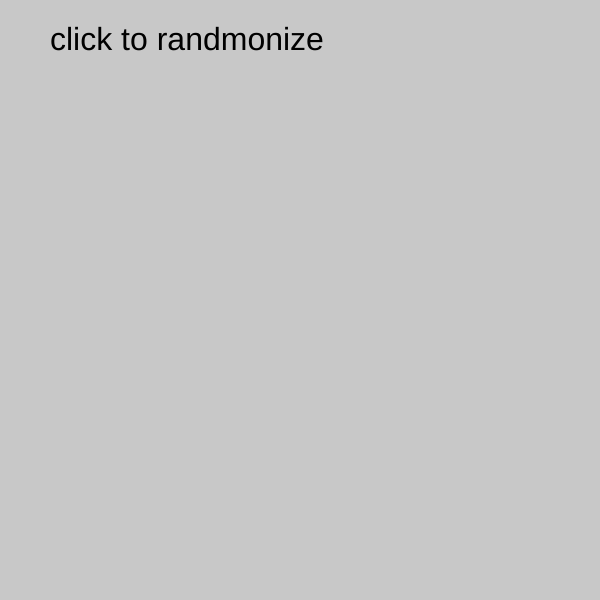
Frame 1 (no input)
Frame 60 (no input): identical to frame 1, image omitted
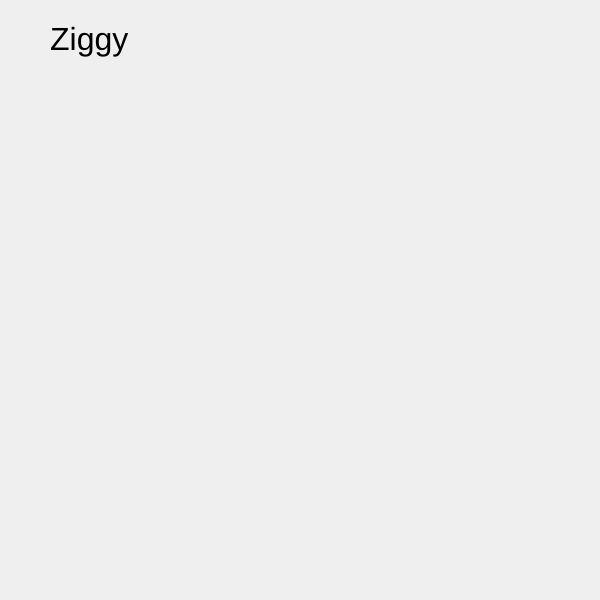
Frame 120 (the mouse pressed at the canvas centre since frame 60)

The p5.js sketch that drew these frames (run headless with seeded random() and noise() and a simulated clock; from frame 60 on, the mouse is pressed at the canvas centre):

// p5.js sketch
// ── sketch.js
// dogs I have loved before
let dogs = [{
  name:"dillon", 
  color: "dog treat color"
}, {
  name: "Ziggy", 
  color:"chartrese"
}, {
  name:"mercedes", 
  color: "poop"
}, {
  name:"petunia",
  color:"rose gold"
}, {
  name:"kloot",
  color:"coffe grind brown"
}, {
name:"nala",
color:"stardust"
}];

let randomIndex;
let counter = 0;

function setup() {
  createCanvas(600, 600);
  background(200);
  textSize(32);

  text("click to randmonize", 50, 50);

  setTimeout(changeBackground, 1000);
  // setInterval(changeBackground, 1000);
}

function draw() {
  // background(200);

}

function changeBackground(){
  if (counter <= 5){
    counter++;
    console.log(counter)
  background(random(255), random(255), random(255));
  setTimeout(changeBackground, 1000);
  } else {
    
  }
}

function mousePressed() {
  
if (dogs[0]){
  // this displays random name and splices it out of array
  background(random(200, 255));
  randomIndex = int(random(dogs.length));
  text(dogs[randomIndex].name, 50, 50);
  dogs.splice(randomIndex, 1);
} else {
  background(random(200, 255));
  text("nothing left!", 50, 50);
}
}
